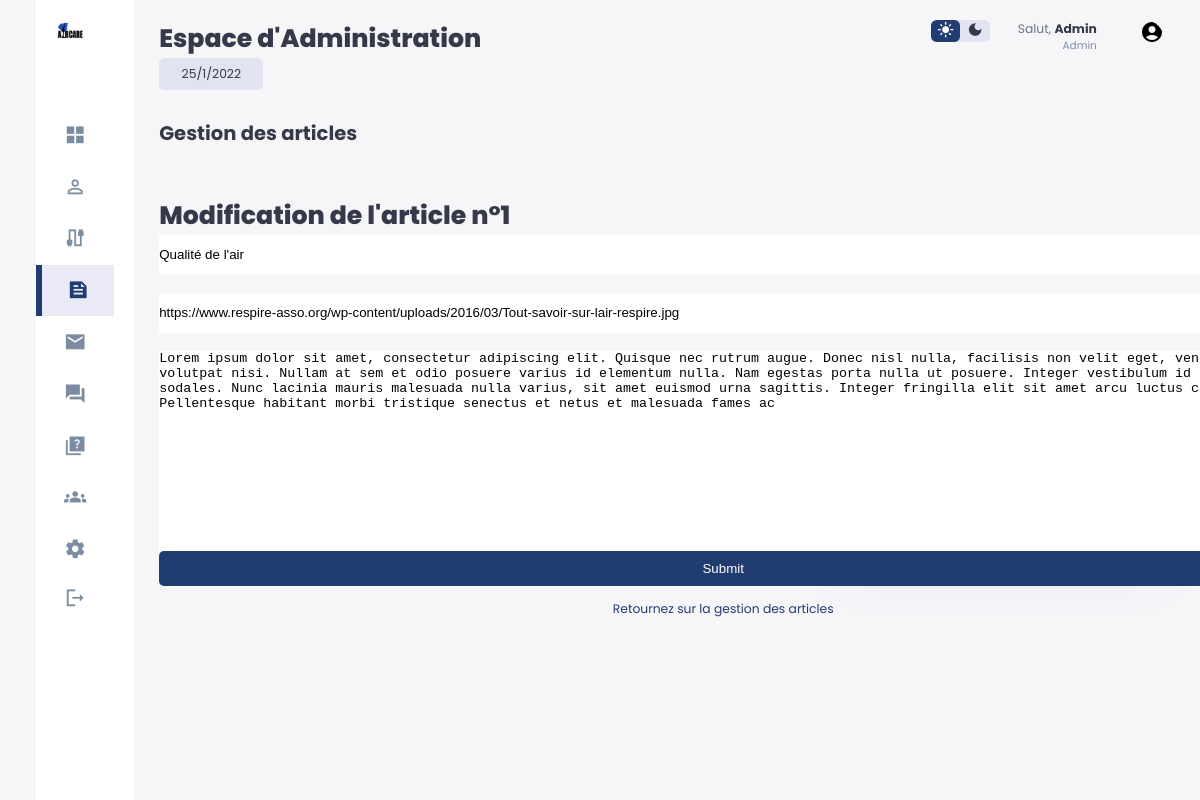
The page /a_modifierarticle.php?id=1 (signed in) on the database its author committed.
### tables this page shows
CREATE TABLE IF NOT EXISTS `news` (
  `id` int NOT NULL AUTO_INCREMENT,
  `image` varchar(355) NOT NULL,
  `title` varchar(255) NOT NULL,
  `description` text NOT NULL,
  `link` varchar(355) NOT NULL,
  PRIMARY KEY (`id`)
);

### a_modifierarticle.php (the view, shortened to what this page needs)
<?php
require("./config/database.php") ;
if(isset($_GET['id']) AND !empty($_GET['id'])){
    $getid = $_GET['id'];
    $recupNews = $database->prepare('SELECT * FROM news WHERE id = ?');
    $recupNews->execute(array($getid));
    if($recupNews->rowCount()>0){
        $newsInfos = $recupNews->fetch();
        $image = $newsInfos['image'];
        $title = $newsInfos['title'];
        $description = $newsInfos['description'];
    }else{
    }
}else{
    echo "Aucun identifiant trouvé";
}
?>
<head>
    <link rel="stylesheet" href="admin.css">
</head>
<body>
    <div class="container">
        <aside>
            <div class="top">
                <div class="logo">
                    <img src="Assets/images/logo.png" alt="Logo">
                </div>
            </div>
            <div class="sidebar">
                <a href="admin.php">
                    <span class="material-icons-sharp">grid_view</span>
                </a>
                <a href="a_law.php">
                    <span class="material-icons-sharp">person_outline</span>
                </a>
                <a href="#">
                    <span class="material-icons-sharp">cable</span>
                </a>
                <a href="a_news.php" class="active">
                    <span class="material-icons-sharp">feed</span>
                </a>
                <a href="a_message.php">
                    <span class="material-icons-sharp">email</span>
                </a>
                <a href="#">
                    <span class="material-icons-sharp">forum</span>
                </a>
                <a href="a_FAQ.php"  >
                    <span class="material-icons-sharp">quiz</span>
                </a>
                <a href="#">
                    <span class="material-icons-sharp">groups</span>
                </a>
                <a href="change_profile.php">
                    <span class="material-icons-sharp">settings</span>
                </a>
                <a href="authentication/logout_action.php">
                    <span class="material-icons-sharp">logout</span>
                </a>
            </div>
        </aside>
        <main>
            <h1>Espace d'Administration</h1>
            <div class="date">
                <p class="date-p"><?php echo date("j/n/Y");?></p>
            </div>
            <div class="users-list-main">
                <h2>
                    Gestion des articles
                </h2>
                <div class="recent-grids">
                    <h1>Modification de l'article n°<?= $getid ?></h1>
                    <form action="" method="POST">
                            <input type="text" name="title" value="<?= $title; ?>" style="width:100%;height:40px"><br>
                            <br>
                            <input type="text" name="image" value="<?= $image; ?>" style="width:100%;height:40px"><br>
                            <br>
                            <textarea name="description" style="width:100%; min-height:200px;"><?= $description; ?></textarea>
                            <br>
                            <input type="submit" name="valider" style="width:100%; padding: 10px 20px; border-radius : 5px 5px; border:none; background-color: #213C70; color:white;">
                    </form>
                    <a href="a_news.php">Retournez sur la gestion des articles </a>
                </div>
            </div>
        </main>
        <div class="right">
            <div class="top">
                <div class="theme-toggler">
                    <span class="material-icons-sharp active">light_mode</span>
                    <span class="material-icons-sharp">dark_mode</span>
                </div>
                <div class="profile">
                    <div class="info">
                        <p>Salut, <b>Admin</b></p>
                        <small class="text-muted">Admin</small>
                    </div>
                    <div class="profile-photo">
                        <span class="material-icons-sharp">account_circle</span>
                    </div>
                </div>
            </div>
            <div class="news-list" style="margin-top: 30rem;">
                <a href="a_publierFAQ.php">
                    <div class="item add-news">
                        <div>
                            <h3>Ajouter</h3>
                        </div>
                    </div>
                </a>
            </div>
        </div>
    </div>
</body>
</html>

### admin.css (style rules this page uses)
h1, h2, h3, th, td { color: var(--color-dark); }
* { margin: 0; padding: 0; outline: 0; appearance: none; border: 0; text-decoration: none; list-style: none; box-sizing: border-box; }
body { width: 100vw; height: 100vh; font-family: poppins, sans-serif; font-size: 0.88rem; background: var(--color-background); user-select: none; overflow-x: hidden; }
.container { display: grid; width: 96%; margin: 0 auto; gap: 1.8rem; grid-template-columns: 14rem auto 23rem; }
a { color: var(--color-dark); }
img { display: block; width: 100%; }
h1 { font-weight: 800; font-size: 1.8rem; }
h2 { font-size: 1.4rem; }
h3 { font-size: 0.87rem; }
small { font-size: 0.75rem; }
.profile-photo { width: 2.8rem; height: 2.8rem; border-radius: 50%; overflow: hidden; }
.text-muted { color: var(--color-info-dark); }
p { color: var(--color-dark-variant); }
b { color: var(--color-dark); }
aside { height: 100vh; background: var(--color-white); }
aside .top { background: var(--color-white); display: flex; align-items: center; justify-content: space-between; margin: 1.4rem; }
aside .logo { display: flex; gap: 0.8rem; }
aside .logo img { width: 2rem; height: 2rem; }
aside .sidebar { background-color: var(--color-white); display: flex; flex-direction: column; height: 86vh; position: relative; top: 3rem; }
aside .sidebar a { display: flex; color: var(--color-info-dark); margin-left: 2rem; gap: 1rem; align-items: center; position: relative; height: 3.7rem; transition: all 300ms ease; }
aside .sidebar a span { font-size: 1.6rem; transition: all 300ms ease; }
aside .sidebar a:last-child { position: absolute; bottom: 2rem; width: 100%; }
aside .sidebar a.active { background: var(--color-light); color: var(--color-primary); margin-left: 0; }
aside .sidebar a.active::before { content: ""; width: 6px; height: 100%; background: var(--color-primary); }
aside .sidebar a.active span { color: var(--color-primary); margin-left: calc(1rem - 3px); }
main { margin-top: 1.4rem; }
main .date { display: inline-block; background: var(--color-light); border-radius: var(--border-radius-1); padding: 0.5rem 1.6rem; }
main .date .date-p { background: transparent; color: var(--color-dark); }
main .users-list-main { margin-top: 2rem; }
main .users-list-main h2 { margin-bottom: 0.8rem; }
main .users-list-main a { text-align: center; display: block; margin: 1rem auto; color: var(--color-primary); }
.right { margin-top: 1.4rem; }
.right .top { display: flex; justify-content: end; gap: 2rem; }
.right .theme-toggler { background: var(--color-light); color: var(--color-dark); display: flex; justify-content: space-between; align-items: center; height: 1.6rem; width: 4.2rem; cursor: pointer; border-radius: var(--border-radius-1); }
.right .theme-toggler span { font-size: 1.2rem; width: 50%; height: 100%; display: flex; align-items: center; justify-content: center; }
.right .theme-toggler span.active { background: var(--color-primary); color: var(--color-white); border-radius: var(--border-radius-1); }
.right .top .profile { display: flex; gap: 2rem; text-align: right; }
.right .news-list { margin-top: 2rem; }
.right .news-list .item { background: var(--color-white); display: flex; align-items: center; gap: 1rem; margin-bottom: 0.7rem; padding: 1.4rem var(--card-padding); border-radius: var(--border-radius-3); box-shadow: var(--box-shadow); transition: all 300ms ease; }
.right .news-list .add-news { background-color: transparent; border: 2px dashed var(--color-primary); color: var(--color-primary); display: flex; align-items: center; justify-content: center; }
.right .news-list .add-news div { display: flex; align-items: center; gap: 0.6rem; }
.right .news-list .add-news div h3 { font-weight: 500; }
.recent-grids { margin-top: 3.5rem; display: grid; }
@media screen and (max-width: 1200px) { .container { width: 94%; grid-template-columns: 7rem auto 23rem; } }
@media screen and (max-width: 1200px) { aside .sidebar a { width: 5.6rem; } }
@media screen and (max-width: 1200px) { aside .sidebar a:last-child { position: relative; margin-top: 1.8rem; } }
@media screen and (max-width: 1200px) { main .users-list-main { width: 94%; position: absolute; left: 50%; transform: translateX(-50%); margin: 2rem 0 0 8.8rem; } }

### rows shown on the page
news: title "Qualité de l'air", image "https://www.respire-asso.org/wp-content/uploads/2016/03/Tout-savoir-sur-lair-respire.jpg", description "Lorem ipsum dolor sit amet, consectetur adipiscing elit. Quisque nec rutrum augue. Donec nisl nulla, facilisis non velit eget, venenatis volutpat nisi. Nullam at sem et odio posuere varius id elementum nulla. Nam egestas porta nulla ut posuere. Integer vestibulum id nibh ut sodales. Nunc lacinia mauris malesuada nulla varius, sit amet euismod urna sagittis. Integer fringilla elit sit amet arcu luctus cursus. Pellentesque habitant morbi tristique senectus et netus et malesuada fames ac"

### other values the page prints
$getid "1"
